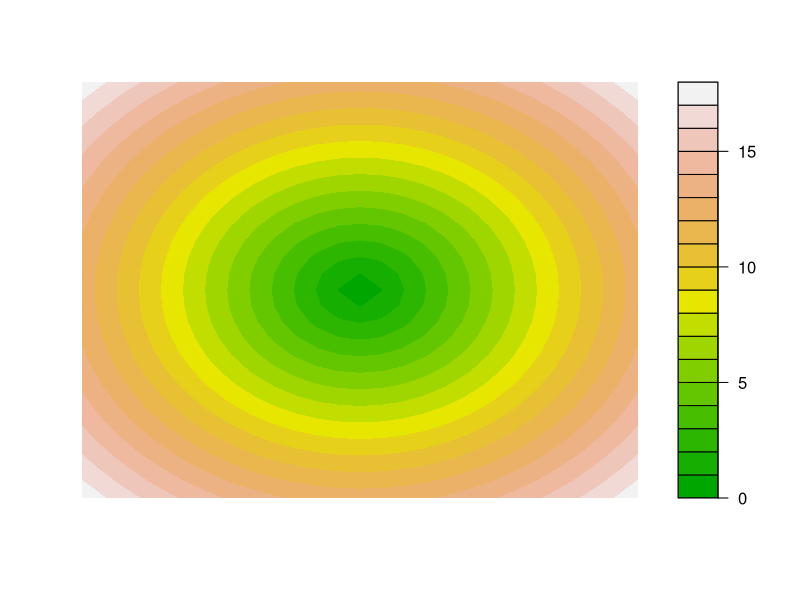
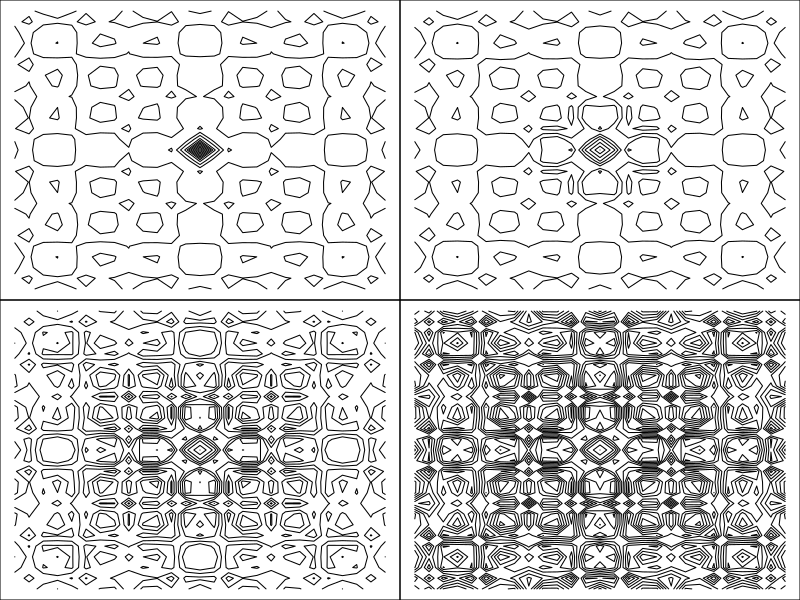
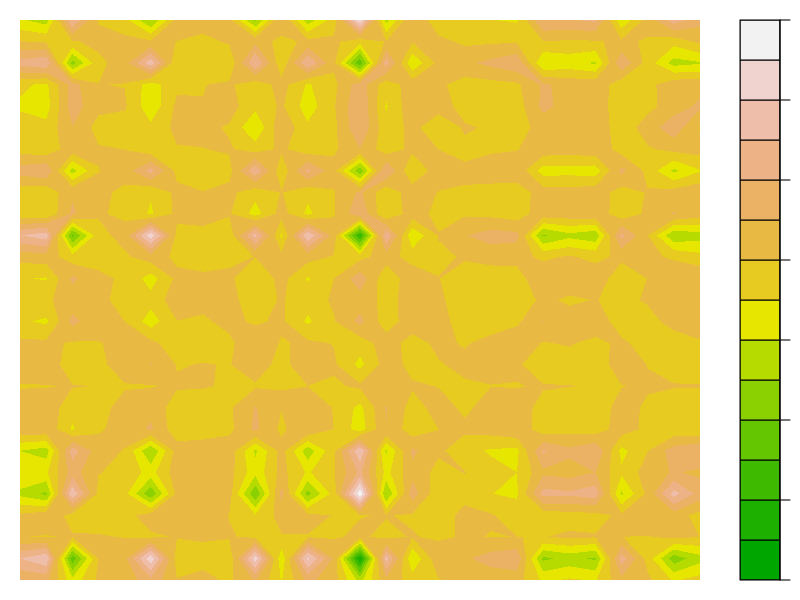

Generate these figures, in order, with R:
# ------------------------------------------------------------------------------
# Matrices and contours
# Persian Rug Art
# ------------------------------------------------------------------------------
# outer is also possible as %o% compared to inner product %*%.
# also have kronecker
# ------------------------------------------------------------------------------
# Create vectors to provide the values for x and y calculations.
x <- y <- seq(-4*pi, 4*pi, len = 27)
# Calculate a function using the outer product of x and y and the function '+'.
r <- sqrt(outer(x^2, y^2, "+"))
# Visualise the values as a filled contour plot.
filled.contour(r, #axes = FALSE,
               color.palette = terrain.colors,
               frame.plot = FALSE, plot.axes = {})

# Run through a series of ordinary contour plots for different transformations.
par(mfrow = c(2, 2), mar = rep(0, 4))
for(f in pi^(0:3))
    contour(g <- cos(r^2)*exp(-r/f),
            drawlabels = FALSE, axes = FALSE, frame = TRUE)

# Try a random variable and solve it to see what we get.
par(mfrow=c(1,1), mar=rep(1, 4))
s <- matrix(rbinom(27 * 27, size=10, prob=0.5), nrow=27, ncol=27)
t <- solve(s)
filled.contour(t, #axes = FALSE,
               color.palette = terrain.colors,
               frame.plot = FALSE, plot.axes = {})
